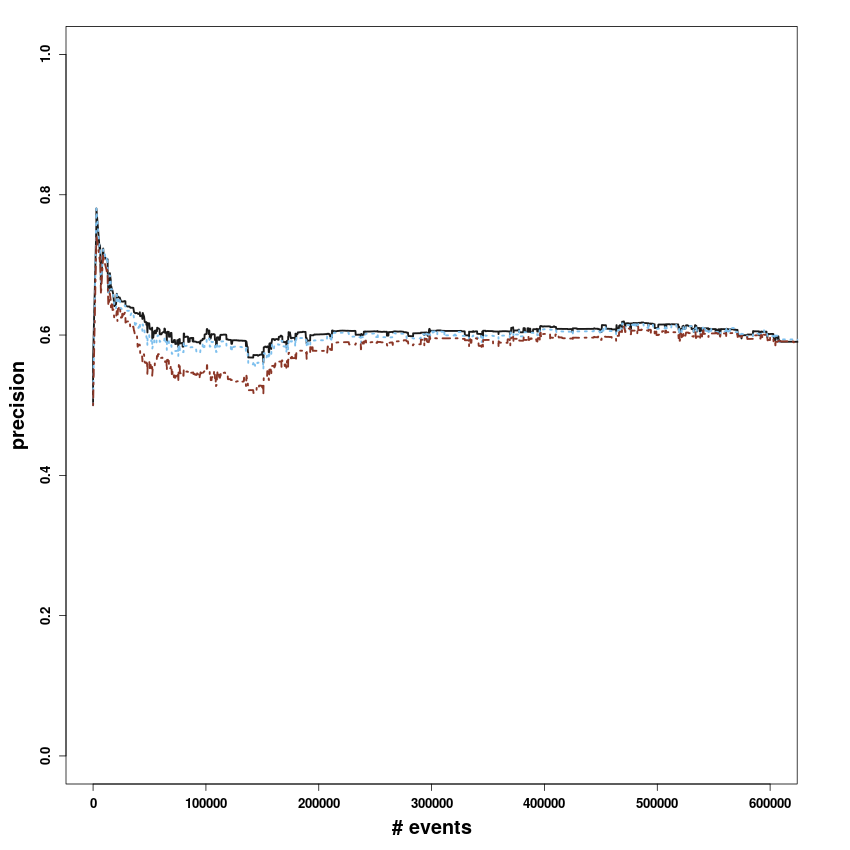

Write R code to recreate this figure.

# Load the data 

#resultsDir<-"/home/ehabqadah/hdd2/Data/BDMA_paper/pattern1/ALL/100_2.0_0.8_200/"
#fullSyncDir<-"/opt/datAcron/experiments/msi_19/summary/ALL_SAME_TYPE/old/1_2.0_0.8_old/"
#resultsDir <- "/opt/datAcron/ref_experiments/msi_19/summary/ALL_SAME_TYPE_N/100_2.0_0.8_200/"
#resultsDir <- "/opt/datAcron/ref_experiments/msi_new_exps/msi_19/summary/ALL_SAME_TYPE_N/100_2.0_0.8_200/"
resultsDir<-"/home/ehabqadah/hdd2/Data/BDMA_paper/pattern1/ALL/100_2.0_0.8_200/"

isolated <- read.csv(paste0(resultsDir,"isolated.csv"), header = TRUE, sep = ",")
static <- read.csv(paste0(resultsDir,"distributedStatic.csv"), header = TRUE, sep = ",")
full_sync <- read.csv(paste0(resultsDir,"distributedStatic.csv"), header = TRUE, sep = ",")
dynamic <- read.csv(paste0(resultsDir,"distributedDynamic.csv"), header = TRUE, sep = ",")

 isolated$averageSpread=isolated$averageSpread/isolated$numberOfPredictors
 static$averageSpread=static$averageSpread/static$numberOfPredictors
 dynamic$averageSpread=dynamic$averageSpread/dynamic$numberOfPredictors
 full_sync$averageSpread=full_sync$averageSpread/full_sync$numberOfPredictors

isolatedSmapled <-  rbind(isolated[1:3,], isolated[seq(4, nrow(isolated),10),])
# staticSampled <-  rbind(static[1:3,], static[seq(4, nrow(static),1000),])
# dynamicSmapled <- rbind(dynamic[1:3,], dynamic[seq(4, nrow(dynamic),1000),])
# 
# full_syncSampled <- rbind(full_sync[1:1000,], full_sync[seq(1001, nrow(full_sync),150000),])
# 
# models<-list(staticSampled,dynamicSmapled,isolatedSmapled,full_syncSampled)
models<-list(static,dynamic,isolated)
modelNames<-c("static","dynamic","isolated","full-sync")
numberOfModels<-length(models)
colors <- c("gray10","skyblue2","tomato4","tan3")

lineTypes <- c(1,3,4,6)
lineWidths<- c(2.5,2.5,2.5,2.5)
plotChars <- c(3,1,8,17)
#bg = "transparent"
png(file="new_precision.png",width=850,height=850,pointsize = 11)
par()              # view current settings
opar <- par()      # make a copy of current settings
par(mar=c(5,5,2,4))
getOption("scipen")
opt <- options("scipen" = 20)
getOption("scipen")

xrange<-range(c(0,600000))#max(static$numberOfInputEvents)))
yrange<-range(c(0,1))

# Define the layout 
plot(xrange,yrange,type="n",xlab = list("# events",font=2,cex=1.8),ylab = list("precision",font=2,cex=1.8),font.axis=2,font=2,cex.axis=1.2)

max(isolated$totalNumberOfPredictions)
alph <- .5
maxSpread <- 1/100.0

for (i in 1:numberOfModels) {
  spreadFactor <- 1- ( models[[i]]$averageSpread * maxSpread)
  newScore <- alph  * models[[i]]$averagePrecision + (1- alph) * spreadFactor
    
  lines(models[[i]]$numberOfInputEvents, newScore , type="l", lwd=lineWidths[i],
        lty=lineTypes[i], col=colors[i], pch=plotChars[i])
  
  
}
#points(isolatedSmapled$numberOfInputEvents,isolatedSmapled$averagePrecision, bg='tomato2', pch=8, cex=1.5, lwd=1.5)
# Add the legend for the plot 
batchS<- models[[1]]$batchSize[[1]]
varinaceThreshold<- models[[1]]$varianceThreshold[[1]]
predictionThreshold<- models[[1]]$predictionThreshold[[1]]
settings<- paste0("batch size =",batchS,", varinace threshold=",varinaceThreshold, ", and  prediction threshold=",predictionThreshold)
settings
#title(main=list("Preceision Scores",font=3,cex=2.5),sub= "" )
legend(2000000, yrange[2] , c("static","dynamic","isolated","full-sync"),text.font=2, cex=1.2, col=colors, lty=lineTypes,lwd=2.5,pch=plotChars)

options(opt)

par(opar)          # restore original settings
dev.off()

